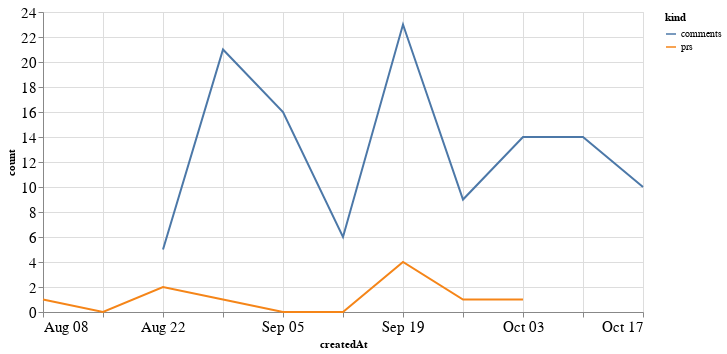

Write notebook code for a chart like this one.
### Code cell
alt.Chart(total_time, width=600).mark_line().encode(
    x='createdAt',
    y='count',
    color='kind'
)

### Figure 1 — Vega-Lite specification as saved in the notebook (floating-point values rounded to 4 significant figures)
{"config": {"axisLeft": {"labelFontSize": 15}, "axisBottom": {"labelFontSize": 15}}, "data": {"name": "data-c18ed28c277e2202d55b30d51995ef6d"}, "mark": "line", "encoding": {"color": {"type": "nominal", "field": "kind"}, "x": {"type": "temporal", "field": "createdAt"}, "y": {"type": "quantitative", "field": "count"}}, "width": 600, "$schema": "https://vega.github.io/schema/vega-lite/v4.8.1.json", "datasets": {"data-c18ed28c277e2202d55b30d51995ef6d": [{"createdAt": "2021-08-08T00:00:00", "kind": "prs", "count": 1.0}, {"createdAt": "2021-08-15T00:00:00", "kind": "prs", "count": 0.0}, {"createdAt": "2021-08-22T00:00:00", "kind": "prs", "count": 2.0}, {"createdAt": "2021-08-29T00:00:00", "kind": "prs", "count": 1.0}, {"createdAt": "2021-09-05T00:00:00", "kind": "prs", "count": 0.0}, {"createdAt": "2021-09-12T00:00:00", "kind": "prs", "count": 0.0}, {"createdAt": "2021-09-19T00:00:00", "kind": "prs", "count": 4.0}, {"createdAt": "2021-09-26T00:00:00", "kind": "prs", "count": 1.0}, {"createdAt": "2021-10-03T00:00:00", "kind": "prs", "count": 1.0}, {"createdAt": "2021-10-10T00:00:00", "kind": "prs", "count": null}, {"createdAt": "2021-10-17T00:00:00", "kind": "prs", "count": null}, {"createdAt": "2021-08-08T00:00:00", "kind": "comments", "count": null}, {"createdAt": "2021-08-15T00:00:00", "kind": "comments", "count": null}, {"createdAt": "2021-08-22T00:00:00", "kind": "comments", "count": 5.0}, {"createdAt": "2021-08-29T00:00:00", "kind": "comments", "count": 21.0}, {"createdAt": "2021-09-05T00:00:00", "kind": "comments", "count": 16.0}, {"createdAt": "2021-09-12T00:00:00", "kind": "comments", "count": 6.0}, {"createdAt": "2021-09-19T00:00:00", "kind": "comments", "count": 23.0}, {"createdAt": "2021-09-26T00:00:00", "kind": "comments", "count": 9.0}, {"createdAt": "2021-10-03T00:00:00", "kind": "comments", "count": 14.0}, {"createdAt": "2021-10-10T00:00:00", "kind": "comments", "count": 14.0}, {"createdAt": "2021-10-17T00:00:00", "kind": "comments", "count": 10.0}]}}
